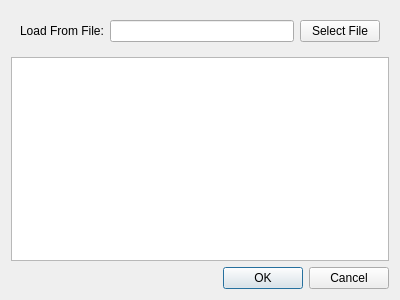
<?xml version="1.0" encoding="UTF-8"?>
<ui version="4.0">
 <class>LoadNewTypesDialog</class>
 <widget class="QDialog" name="LoadNewTypesDialog">
  <property name="geometry">
   <rect>
    <x>0</x>
    <y>0</y>
    <width>400</width>
    <height>300</height>
   </rect>
  </property>
  <property name="windowTitle">
   <string>Dialog</string>
  </property>
  <layout class="QVBoxLayout" name="verticalLayout">
   <item>
    <widget class="QWidget" name="layoutWidget" native="true">
     <layout class="QHBoxLayout" name="horizontalLayout">
      <item>
       <widget class="QLabel" name="filenameLabel">
        <property name="text">
         <string>Load From File:</string>
        </property>
       </widget>
      </item>
      <item>
       <widget class="QLineEdit" name="filenameLineEdit">
        <property name="readOnly">
         <bool>true</bool>
        </property>
       </widget>
      </item>
      <item>
       <widget class="QPushButton" name="selectFileButton">
        <property name="text">
         <string>Select File</string>
        </property>
       </widget>
      </item>
     </layout>
    </widget>
   </item>
   <item>
    <widget class="QPlainTextEdit" name="plainTextEdit">
     <property name="plainText">
      <string/>
     </property>
     <property name="placeholderText">
      <string>Enter Types Manually</string>
     </property>
    </widget>
   </item>
   <item>
    <widget class="QDialogButtonBox" name="buttonBox">
     <property name="orientation">
      <enum>Qt::Horizontal</enum>
     </property>
     <property name="standardButtons">
      <set>QDialogButtonBox::Cancel|QDialogButtonBox::Ok</set>
     </property>
    </widget>
   </item>
  </layout>
 </widget>
 <resources/>
 <connections>
  <connection>
   <sender>buttonBox</sender>
   <signal>accepted()</signal>
   <receiver>LoadNewTypesDialog</receiver>
   <slot>accept()</slot>
   <hints>
    <hint type="sourcelabel">
     <x>248</x>
     <y>254</y>
    </hint>
    <hint type="destinationlabel">
     <x>157</x>
     <y>274</y>
    </hint>
   </hints>
  </connection>
  <connection>
   <sender>buttonBox</sender>
   <signal>rejected()</signal>
   <receiver>LoadNewTypesDialog</receiver>
   <slot>reject()</slot>
   <hints>
    <hint type="sourcelabel">
     <x>316</x>
     <y>260</y>
    </hint>
    <hint type="destinationlabel">
     <x>286</x>
     <y>274</y>
    </hint>
   </hints>
  </connection>
 </connections>
</ui>
